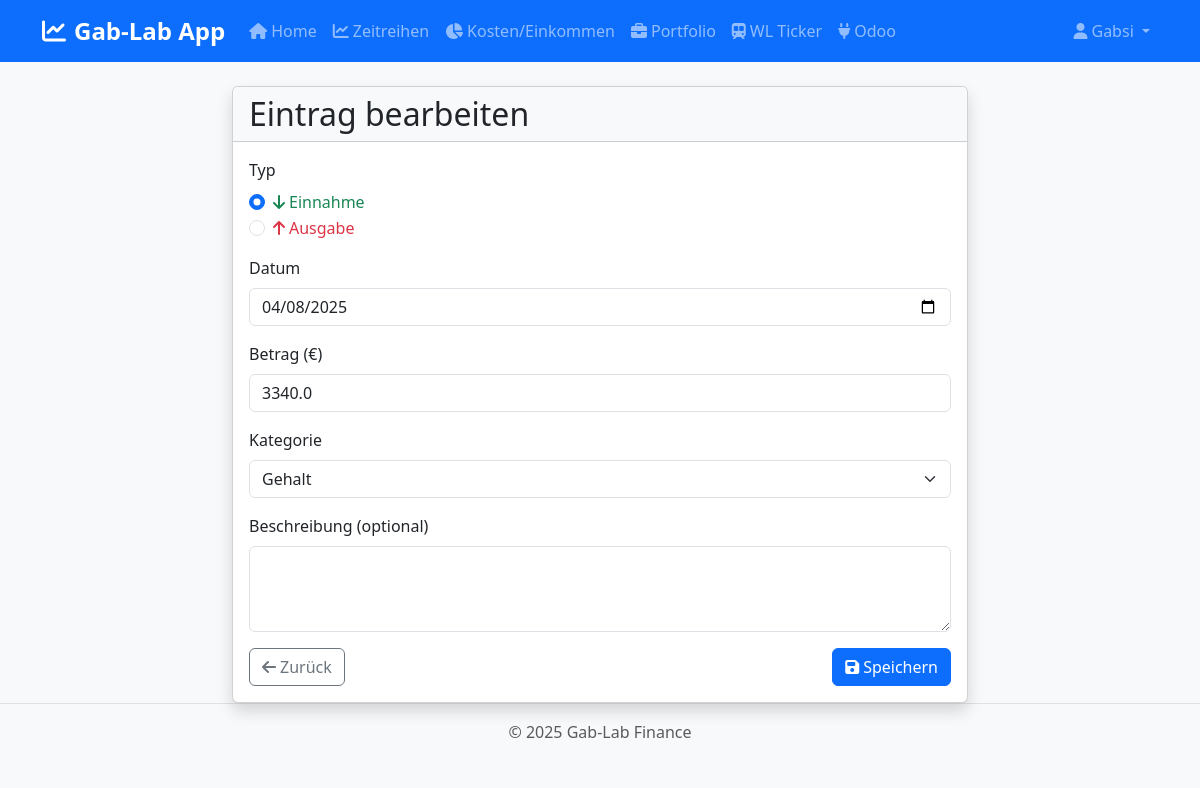
Screenshot of /costincome/edit/1 (signed in) with the database file from the repository.
### app/models.py (models this page shows, shortened)
class User(UserMixin, db.Model):
    id = db.Column(db.Integer, primary_key=True)
    username = db.Column(db.String(64), index=True, unique=True)
    email = db.Column(db.String(120), index=True, unique=True)
    password_hash = db.Column(db.String(128))
    created_at = db.Column(db.DateTime, default=datetime.utcnow)
    portfolio_data = db.relationship('PortfolioData', backref='user', lazy='dynamic')
    cost_income_entries = db.relationship('CostIncomeEntry', backref='user', lazy='dynamic')

class CostIncomeEntry(db.Model):
    id = db.Column(db.Integer, primary_key=True)
    user_id = db.Column(db.Integer, db.ForeignKey('user.id'))
    date = db.Column(db.Date)
    type = db.Column(db.String(10))  # 'income' or 'outcome'
    amount = db.Column(db.Float)
    category = db.Column(db.String(64))
    description = db.Column(db.String(256))
    created_at = db.Column(db.DateTime, default=datetime.utcnow)

### app/modules/costincome/routes.py (the view, shortened to what this page needs)
@bp.route('/edit/<int:entry_id>', methods=['GET', 'POST'])
@login_required
def edit(entry_id):
    entry = CostIncomeEntry.query.filter_by(id=entry_id, user_id=current_user.id).first_or_404()
    return render_template('costincome/edit.html', entry=entry)

### app/__init__.py (called while the page is built)
@login.user_loader
def load_user(id):
    return User.query.get(int(id))

### app/modules/costincome/templates/costincome/edit.html (shortened to what this page needs)
{% extends "base.html" %}
{% block content %}
<div class="row justify-content-center">
    <div class="col-md-8">
        <div class="card shadow">
            <div class="card-header bg-light">
                <h2 class="mb-0">Eintrag bearbeiten</h2>
            </div>
            <div class="card-body">
                <form method="POST" action="{{ url_for('costincome.edit', entry_id=entry.id) }}">
                    <div class="mb-3">
                        <label class="form-label">Typ</label>
                        <div class="form-check">
                            <input class="form-check-input" type="radio" name="type" id="type-income" value="income" {% if entry.type == 'income' %}checked{% endif %}>
                            <label class="form-check-label text-success" for="type-income">
                                <i class="fas fa-arrow-down me-1"></i>Einnahme
                            </label>
                        </div>
                        <div class="form-check">
                            <input class="form-check-input" type="radio" name="type" id="type-outcome" value="outcome" {% if entry.type == 'outcome' %}checked{% endif %}>
                            <label class="form-check-label text-danger" for="type-outcome">
                                <i class="fas fa-arrow-up me-1"></i>Ausgabe
                            </label>
                        </div>
                    </div>
                    <div class="mb-3">
                        <label for="entry_date" class="form-label">Datum</label>
                        <input type="date" class="form-control" id="entry_date" name="entry_date" value="{{ entry.date.strftime('%Y-%m-%d') }}" required>
                    </div>
                    <div class="mb-3">
                        <label for="amount" class="form-label">Betrag (€)</label>
                        <input type="number" class="form-control" id="amount" name="amount" step="0.01" min="0.01" value="{{ entry.amount }}" required>
                    </div>
                    <div class="mb-3">
                        <label for="category" class="form-label">Kategorie</label>
                        <select class="form-select" id="category" name="category" required>
                            <optgroup label="Einnahmen" id="income-categories">
                                <option value="Gehalt" {% if entry.category == 'Gehalt' and entry.type == 'income' %}selected{% endif %}>Gehalt</option>
                            </optgroup>
                        </select>
                    </div>
                    <div class="mb-3">
                        <label for="description" class="form-label">Beschreibung (optional)</label>
                        <textarea class="form-control" id="description" name="description" rows="3">{{ entry.description }}</textarea>
                    </div>
                    <div class="d-flex justify-content-between">
                        <a href="{{ url_for('costincome.index') }}" class="btn btn-outline-secondary">
                            <i class="fas fa-arrow-left me-1"></i>Zurück
                        </a>
                        <button type="submit" class="btn btn-primary">
                            <i class="fas fa-save me-1"></i>Speichern
                        </button>
                    </div>
                </form>
            </div>
        </div>
    </div>
</div>
{% endblock %}

### app/templates/navbar.html (shortened to what this page needs)
<nav class="navbar navbar-expand-lg navbar-dark bg-primary">
    <div class="container">
        <a class="navbar-brand" href="{{ url_for('main.home') }}">
            <i class="fas fa-chart-line me-2"></i>Gab-Lab App
        </a>
        <div class="collapse navbar-collapse" id="navbarNav">
            <ul class="navbar-nav me-auto">
                <li class="nav-item">
                    <a class="nav-link" href="{{ url_for('main.home') }}">
                        <i class="fas fa-home me-1"></i>Home
                    </a>
                </li>
                {% if current_user.is_authenticated %}
                <li class="nav-item">
                    <a class="nav-link" href="{{ url_for('timeseries.index') }}">
                        <i class="fas fa-chart-line me-1"></i>Zeitreihen
                    </a>
                </li>
                <li class="nav-item">
                    <a class="nav-link" href="{{ url_for('costincome.index') }}">
                        <i class="fas fa-chart-pie me-1"></i>Kosten/Einkommen
                    </a>
                </li>
                <li class="nav-item">
                    <a class="nav-link" href="{{ url_for('portfolio.index') }}">
                        <i class="fas fa-briefcase me-1"></i>Portfolio
                    </a>
                </li>
                <li class="nav-item">
                    <a class="nav-link" href="{{ url_for('wl_ticker.index') }}">
                        <i class="fas fa-subway me-1"></i>WL Ticker
                    </a>
                </li>
                <li class="nav-item">
                    <a class="nav-link" href="{{ url_for('odoo.index') }}">
                        <i class="fas fa-plug me-1"></i>Odoo
                    </a>
                </li>
                {% endif %}
            </ul>
            <ul class="navbar-nav">
                {% if current_user.is_authenticated %}
                <li class="nav-item dropdown">
                    <a class="nav-link dropdown-toggle" href="#" id="userDropdown" role="button" data-bs-toggle="dropdown" aria-expanded="false">
                        <i class="fas fa-user me-1"></i>{{ current_user.username }}
                    </a>
                </li>
                {% endif %}
            </ul>
        </div>
    </div>
</nav>

### app/static/css/style.css (style rules this page uses)
body { font-family: 'Segoe UI', Tahoma, Geneva, Verdana, sans-serif; background-color: #f8f9fa; }
.navbar-brand { font-weight: bold; font-size: 1.5rem; }
.card { transition: transform 0.2s ease-in-out, box-shadow 0.2s ease-in-out; }
.btn-primary { background-color: #0d6efd; border-color: #0d6efd; transition: all 0.3s ease; }

### rows the page displays
User: username "Gabsi"
CostIncomeEntry: type "☑ Einnahme", type "☐ Ausgabe", entry_date "04/08/2025", amount "3340.0", category "Gehalt"
